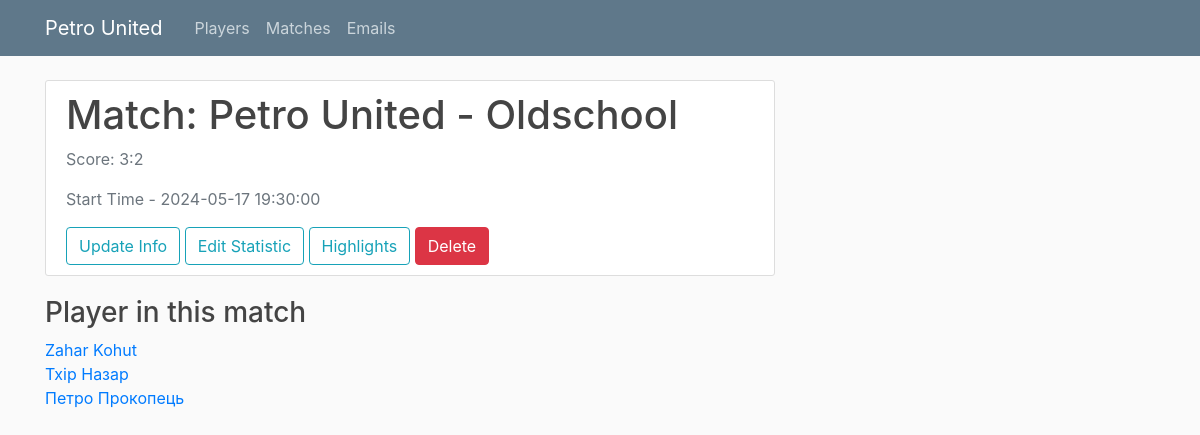
/match/1, run on an earlier commit of the app's database.
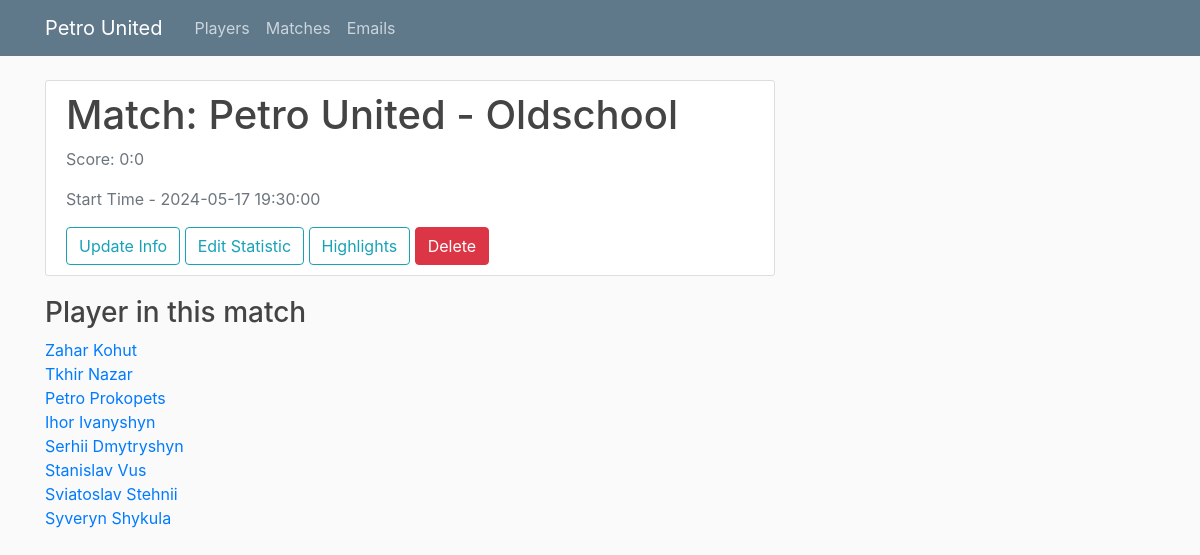
And on a later commit of the database.
### main/models.py (models this page shows, shortened)
class Match(Base):
    __tablename__ = "match"
    match_id = Column(Integer, unique=True, nullable=False, primary_key=True)
    start_time = Column(DateTime, nullable=False)
    rival_team = Column(String, nullable=False)
    team_score = Column(Integer, nullable=False, default=0)
    rival_score = Column(Integer, nullable=False, default=0)
    statistics = relationship("Statistic", back_populates="match")
    highlights = relationship("Highlight", back_populates="match")

class Player(Base):
    __tablename__ = 'player'
    player_id = Column(Integer, unique=True, nullable=False, primary_key=True)
    first_name = Column(String, nullable=False)
    last_name = Column(String, nullable=False)
    nickname = Column(String, nullable=False)
    position = Column(String, nullable=False)
    picture = Column(String, nullable=False)

### main/routes.py (the view)
@app.route("/match/<int:match_id>", methods = ["POST", "GET"])
def match_page(match_id):
    session = Session()
    match = session.query(Match).filter_by(match_id = match_id).first()
    if not match:
        abort(404)
    players = []
    statistic_id = int(match.statistics[0].statistic_id)
    relations = session.query(Relation).filter_by(match_id = match.match_id).all()
    for relation in relations:
        player = session.query(Player).filter_by(player_id = relation.player_id).first()
        players.append(player)
    return render_template("match_page.html", match = match, players = players,
            title = f"Match Petro United - {match.rival_team} page", statistic_id = statistic_id)

### main/templates/match_page.html
{% extends "layout.html" %}
{% block content %}
    <div class="content-section">
      <div class="media">
        <div class="media-body">
          <h2 class="account-heading">Match: Petro United - {{ match.rival_team }}</h2>
          <p class="text-secondary">Score: {{ match.team_score }}:{{ match.rival_score }}</p>
          <p class="text-secondary">Start Time - {{ match.start_time }}</p>
          <a href="{{ url_for("update_match", match_id = match.match_id )}}" class="btn btn-outline-info">Update Info</a>
          <a href="{{ url_for("update_statistic", statistic_id = statistic_id )}}" class="btn btn-outline-info">Edit Statistic</a>
          <a href="{{ url_for("match_highlights_page", match_id = match.match_id )}}" class="btn btn-outline-info">Highlights</a>
          <a href="{{ url_for("delete_match", match_id = match.match_id )}}" class="btn btn-danger">Delete</a>
        </div>
      </div>
    </div>
    <h3>Player in this match</h3>
    {% if players %}
        {% for player in players %}
            <a href="{{ url_for("player_page", player_id = player.player_id )}}" class="m2">{{ player.first_name }} {{ player.last_name }}</a>
            <br>
        {% endfor %}
    {% else %}
      <article class="media content-section">
        No players yet
      </article>
    {% endif %}
{% endblock content %}

What changed in the data, as far as the page shows it:
changed Match "Oldschool": team_score "3" → "0"; rival_score "2" → "0"
changed Player: first_name "Тхір" → "Tkhir"; last_name "Назар" → "Nazar"
changed Player: first_name "Петро" → "Petro"; last_name "Прокопець" → "Prokopets"
now on this page (row edited): Player: first_name "Ihor", last_name "Ivanyshyn"
added Player: first_name "Serhii", last_name "Dmytryshyn"
added Player: first_name "Stanislav", last_name "Vus"
added Player: first_name "Sviatoslav", last_name "Stehnii"
added Player: first_name "Syveryn", last_name "Shykula"
